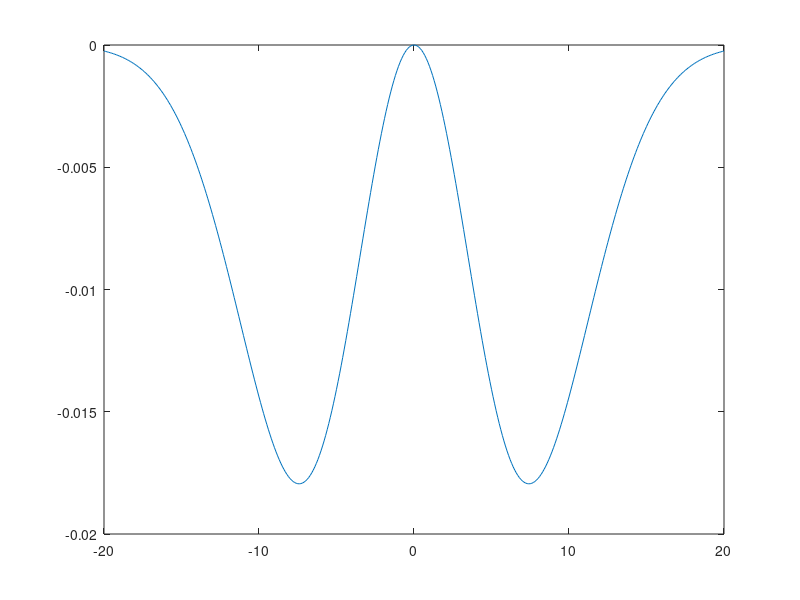

Source code (MATLAB):
lambda = 13;
beta = 3/lambda^2;
gamma = 1.05*beta;
a = 1;

abs_x = -20:0.1:20;
plot(abs_x, a*exp(-gamma*abs_x.^2) - exp(-beta*abs_x.^2));